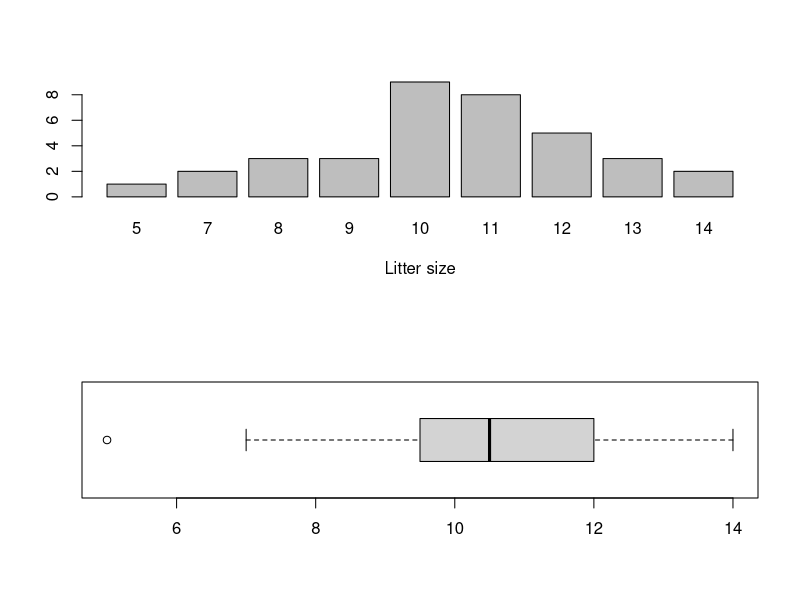

Generate this figure with R:
# solution for exercise 8 of ficha tp 1

data <- read.csv("DadosFolha1.csv", na.strings = "")
sows <- data$Ex11
sows <- sows[!is.na(sows)]

par(mfrow = c(2,1))

#bar chart
counts <- table(sows)   # frequency table
barplot(counts,
  horiz=FALSE,
  xlab="Litter size"
)

q <- quantile(sows, type=2)
avg <- mean(sows)

# simple function to calculate mode knowing there is a mode
get_mode <- function(v) {
  freq_table <- table(v)
  max_freq <- max(freq_table)

  mode <- names(freq_table)[freq_table == max_freq]

  return(mode)
}

mode <- get_mode(sows)

#boxplot
boxplot(sows, horizontal=TRUE)
